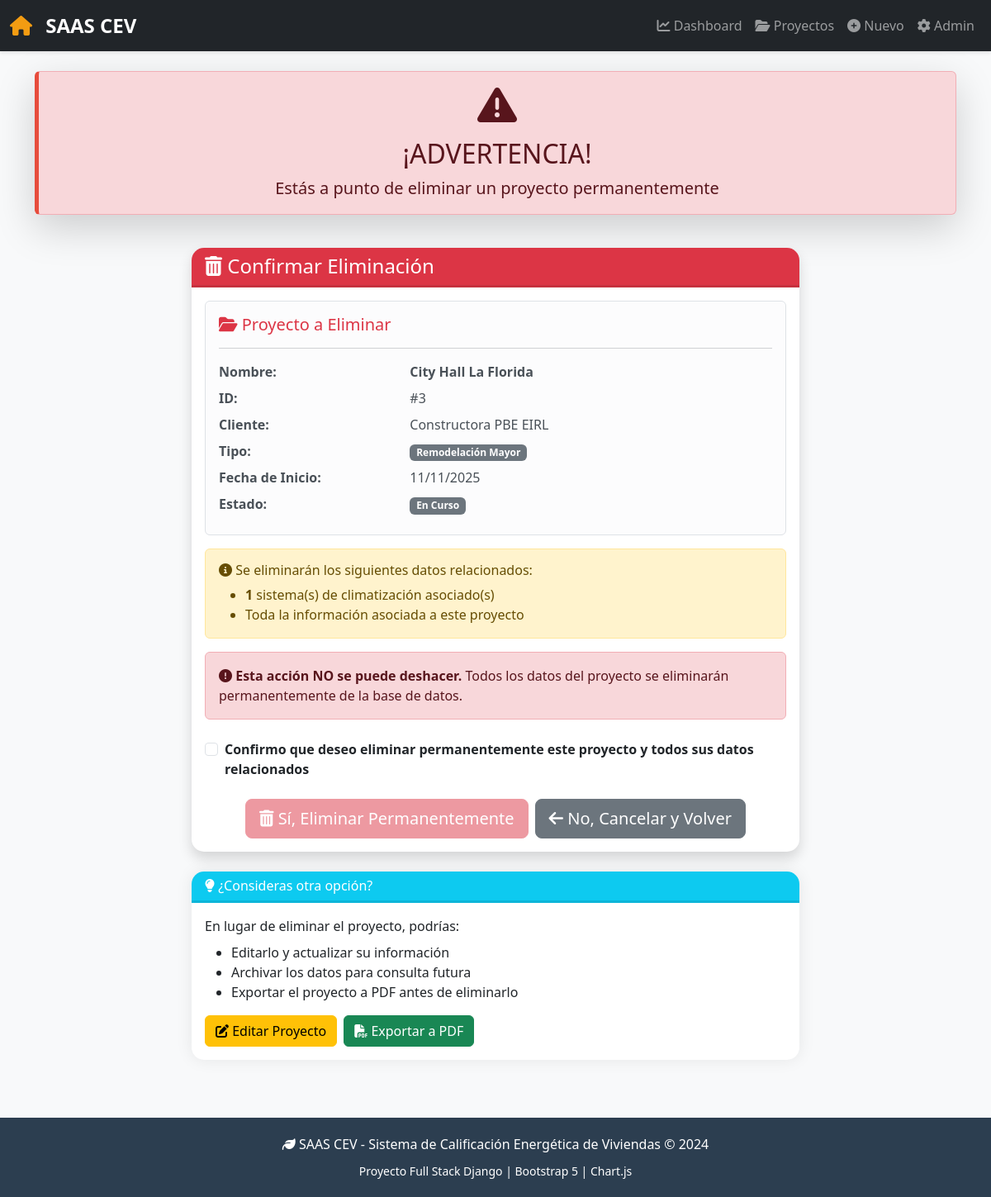
Page /proyectos/3/eliminar/ on the earlier database version.
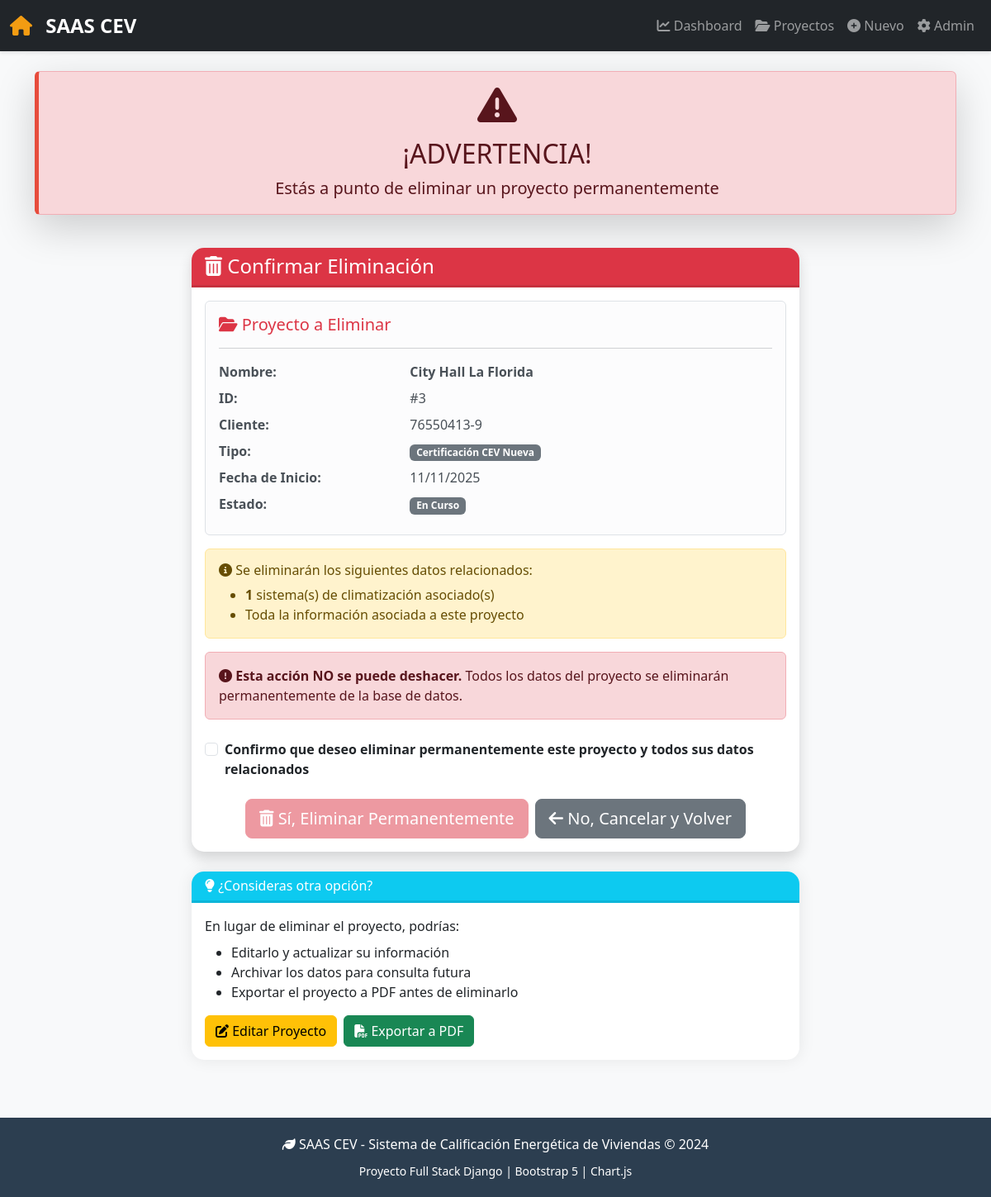
Same page on the later database version.
### gestion/models.py (models this page shows, shortened)
class Proyecto(models.Model):
    cliente = models.ForeignKey(Cliente, on_delete=models.CASCADE, related_name='proyectos')
    tipo = models.ForeignKey(TipoProyecto, on_delete=models.PROTECT)
    sistemas = models.ManyToManyField(SistemaClimatizacion, related_name='proyectos', blank=True)
    nombre = models.CharField(max_length=200, verbose_name="Nombre de la Vivienda/Proyecto")
    descripcion = models.TextField(blank=True, null=True)
    fecha_inicio = models.DateField(default=date.today)
    class Meta:
        verbose_name_plural = "Proyectos"
        ordering = ['-fecha_inicio']
    def get_estado_display(self):
        try:
            resultado = self.resultados
            return f"Calificado ({resultado.calificacion})"
        except ObjectDoesNotExist:
            return "En Curso"
    def calcular_calificacion_energetica(self):
        total_conductividad = 0
        total_superficie = 0
        for muro in self.muros.all():
            total_conductividad += (
                float(muro.material_aislante.conductividad) *
                float(muro.superficie)
            )
            total_superficie += float(muro.superficie)
        return 'Sin datos'
    def get_badge_class(self):
        try:
            calificacion = self.resultados.calificacion
        except ObjectDoesNotExist:
            calificacion = self.calcular_calificacion_energetica()
        badges = {
            'A+': 'success',
            'A': 'primary',
            'B': 'info',
            'C': 'warning',
            'D': 'danger',
            'Sin datos': 'secondary'
        }
        return badges.get(calificacion, 'secondary')

class Cliente(models.Model):
    nombre = models.CharField(max_length=100, verbose_name="Nombre/Razón Social")
    contacto = models.CharField(max_length=100, verbose_name="Email de Contacto", unique=True)

class TipoProyecto(models.Model):
    nombre = models.CharField(max_length=50)
    class Meta:
        verbose_name_plural = "Tipos de Proyecto"

### gestion/views.py (the view)
# urls.py: path('proyectos/<int:pk>/eliminar/', ProyectoDeleteView.as_view(), name='proyecto-eliminar'),
class ProyectoDeleteView(DeleteView):
    model = Proyecto
    template_name = 'gestion/proyecto_confirm_delete.html'
    context_object_name = 'proyecto'
    success_url = reverse_lazy('proyecto-list')

### gestion/templates/gestion/proyecto_confirm_delete.html (shortened to what the changed rows need)
{% extends "gestion/base.html" %}
{% block content %}
<div class="row mb-4">
    <div class="col-12 text-center">
        <div class="alert alert-danger shadow-lg" role="alert" style="border-left: 5px solid #e74c3c;">
            <h2 class="alert-heading">¡ADVERTENCIA!</h2>
        </div>
    </div>
</div>
<div class="row">
    <div class="col-lg-8 offset-lg-2">
        <div class="card border-danger shadow">
            <div class="card-body">
                <div class="alert alert-light border" role="alert">
                    <dl class="row mb-0">
                        <dt class="col-sm-4">Nombre:</dt>
                        <dd class="col-sm-8"><strong>{{ proyecto.nombre }}</strong></dd>
                        <dt class="col-sm-4">ID:</dt>
                        <dd class="col-sm-8">#{{ proyecto.pk }}</dd>
                        <dt class="col-sm-4">Cliente:</dt>
                        <dd class="col-sm-8">{{ proyecto.cliente.nombre }}</dd>
                        <dt class="col-sm-4">Tipo:</dt>
                        <dd class="col-sm-8">
                            <span class="badge bg-secondary">{{ proyecto.tipo.nombre }}</span>
                        </dd>
                        <dt class="col-sm-4">Fecha de Inicio:</dt>
                        <dd class="col-sm-8">{{ proyecto.fecha_inicio|date:"d/m/Y" }}</dd>
                        <dt class="col-sm-4">Estado:</dt>
                        <dd class="col-sm-8">
                            <span class="badge bg-{{ proyecto.get_badge_class }}">
                                {{ proyecto.get_estado_display }}
                            </span>
                        </dd>
                    </dl>
                </div>
                <div class="alert alert-warning" role="alert">
                    <ul class="mb-0">
                        {% if proyecto.sistemas.count > 0 %}
                            <li><strong>{{ proyecto.sistemas.count }}</strong> sistema(s) de climatización asociado(s)</li>
                        {% endif %}
                    </ul>
                </div>
            </div>
        </div>
    </div>
</div>
{% endblock %}

Differences in the rows shown:
changed Proyecto "City Hall La Florida": cliente.nombre "Constructora PBE EIRL" → "76550413-9"; tipo.nombre "Remodelación Mayor" → "Certificación CEV Nueva"
